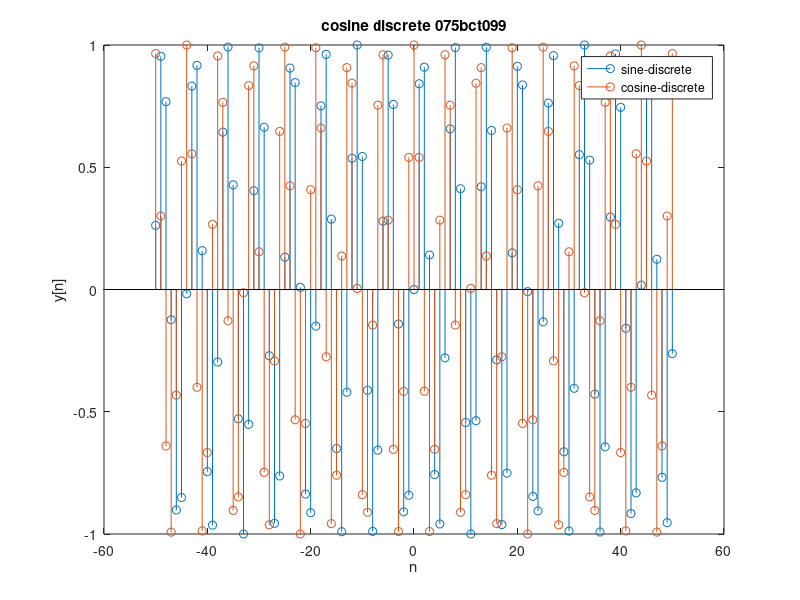

MATLAB code for this plot:
clc;
t = (-50:50);
x = sin(t);
stem(t,x);
xlabel('n');
ylabel('x[n]');
title('sine discrete');
hold on;

y =  cos(t);
stem(t,y);
xlabel("n");
ylabel("y[n]");
title("cosine discrete 075bct099");
legend("sine-discrete", "cosine-discrete");
hold off;
